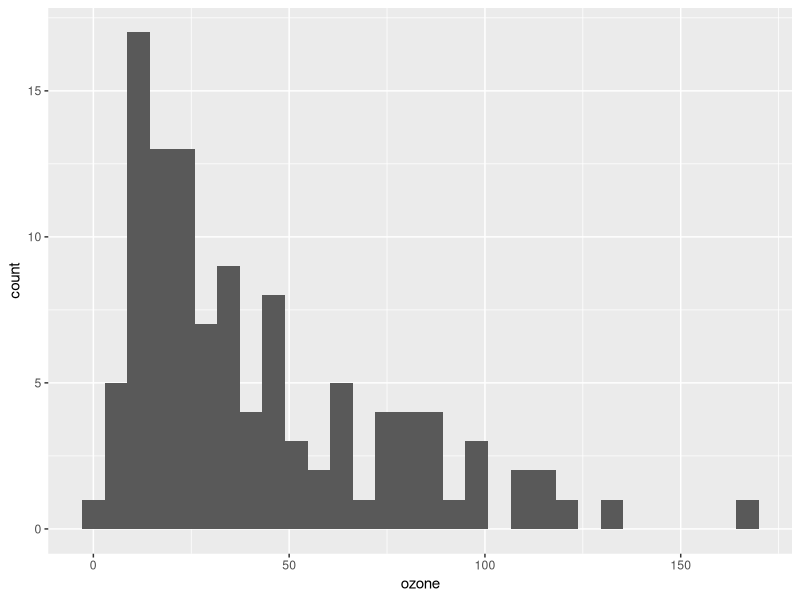
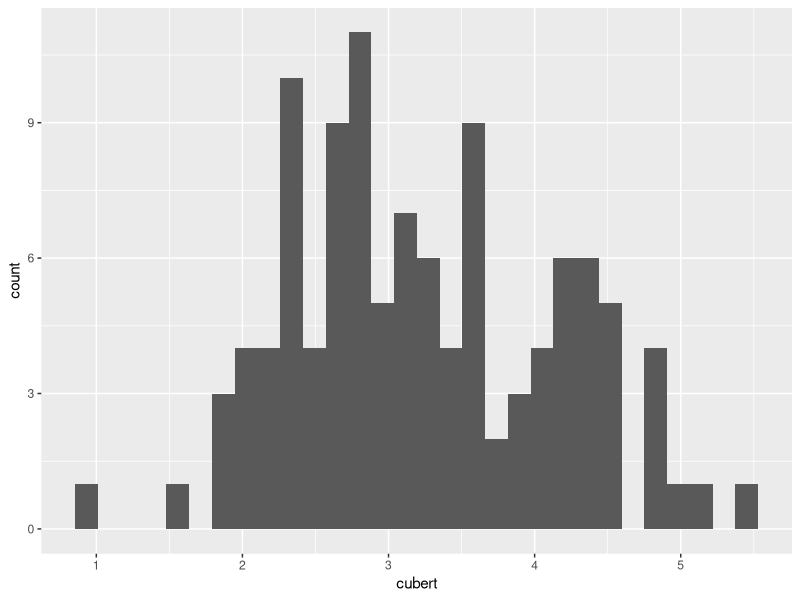
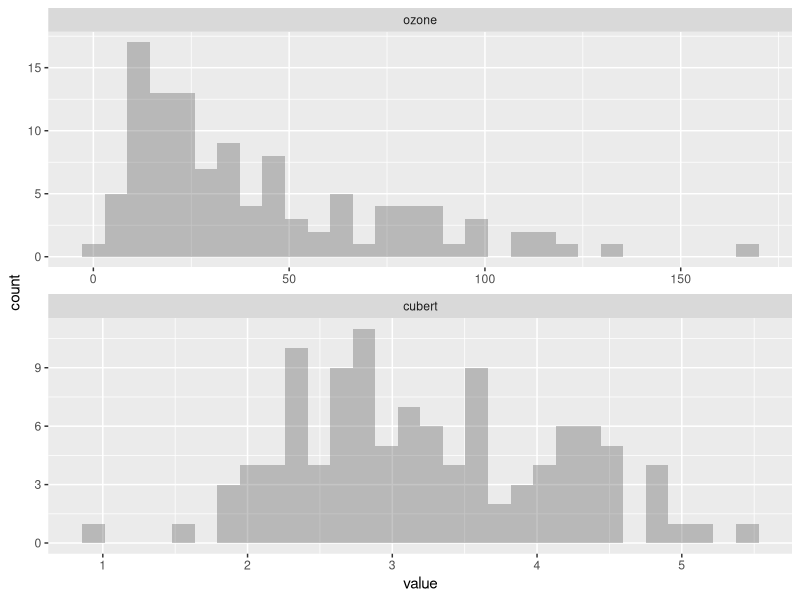

These figures' R source, in order:
## ---- chunk 1
x <- 100
x
## ---- chunk 2
library(lattice)
#?environmental
attach(environmental) #attach can induce some issues so we will detach asap
enviro <- environmental
detach(environmental)
## ---- chunk 3
library(ggplot2)

ggplot(enviro, aes(ozone))+geom_histogram()
enviro$cubert <- enviro$ozone^(1/3)

ggplot(enviro, aes(cubert))+geom_histogram()

library(reshape2)

menviro <- melt(enviro, id.vars=c("radiation", "temperature", "wind"))

head(menviro)

ggplot(menviro, aes(value))+geom_histogram(alpha=.35)+facet_wrap(~variable, nrow=2, scales="free")
## ---- chunk 4

## ---- chunk 5

## ---- chunk 6

## ---- chunk 7

## ---- chunk 8

